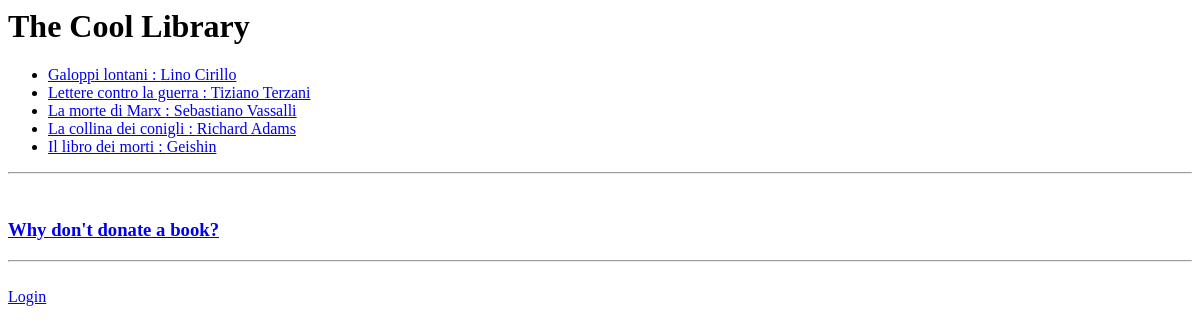
/coolLibrary/, run on an earlier commit of the app's database.
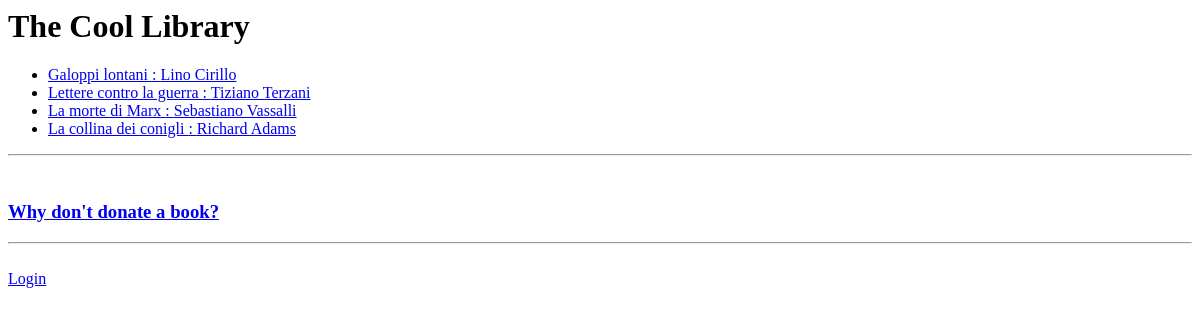
And on a later commit of the database.
### coolLibrary/models.py (models this page shows, shortened)
class Book(models.Model):
    title = models.CharField(max_length=500)
    author = models.CharField(max_length=400)
    quantity = models.IntegerField(default=1)
    class Meta:
        unique_together = (("title","author"),)

### coolLibrary/views.py (the view)
# urls.py: path('', views.IndexView.as_view(), name= 'index'),
class IndexView(generic.ListView):
    template_name = 'coolLibrary/index.html'
    context_object_name = 'book_lists'
    def get_queryset(self):
        topTenBooks = Book.objects.all().exclude(quantity=0)
        topTenBooks = list(topTenBooks)
        topTenBooks.reverse()
        return topTenBooks[:10]

### coolLibrary/templates/coolLibrary/index.html (shortened to what this page needs)
<h1>The Cool Library</h1>
{% if book_lists %}
    <ul>
    {% for book in book_lists %}
        <li><a href="{% url 'coolLibrary:checkLogin' book.id %}">{{ book.title }} : {{ book.author }}</a></li>
    {% endfor %}
    </ul>
{% else %}
    <p>No  are available.</p>
{% endif %}
<hr><br>
<h3><a href="{% url 'coolLibrary:donateBook' %}">Why don't donate a book?</a></h3>
<hr><br>
{% if user.is_authenticated %}
    <a href="{% url 'coolLibrary:logoutUser' %}">Logout</a>
    <hr><br>
    <h3><a href="{% url 'coolLibrary:showLoans' %}">The books you borrowed</a></h3>
{% else %}
    <a href="{% url 'coolLibrary:authentication' %}">Login</a>
{% endif %}

What changed in the data, as far as the page shows it:
no longer on this page (row edited): Book: title "Il libro dei morti", author "Geishin"
